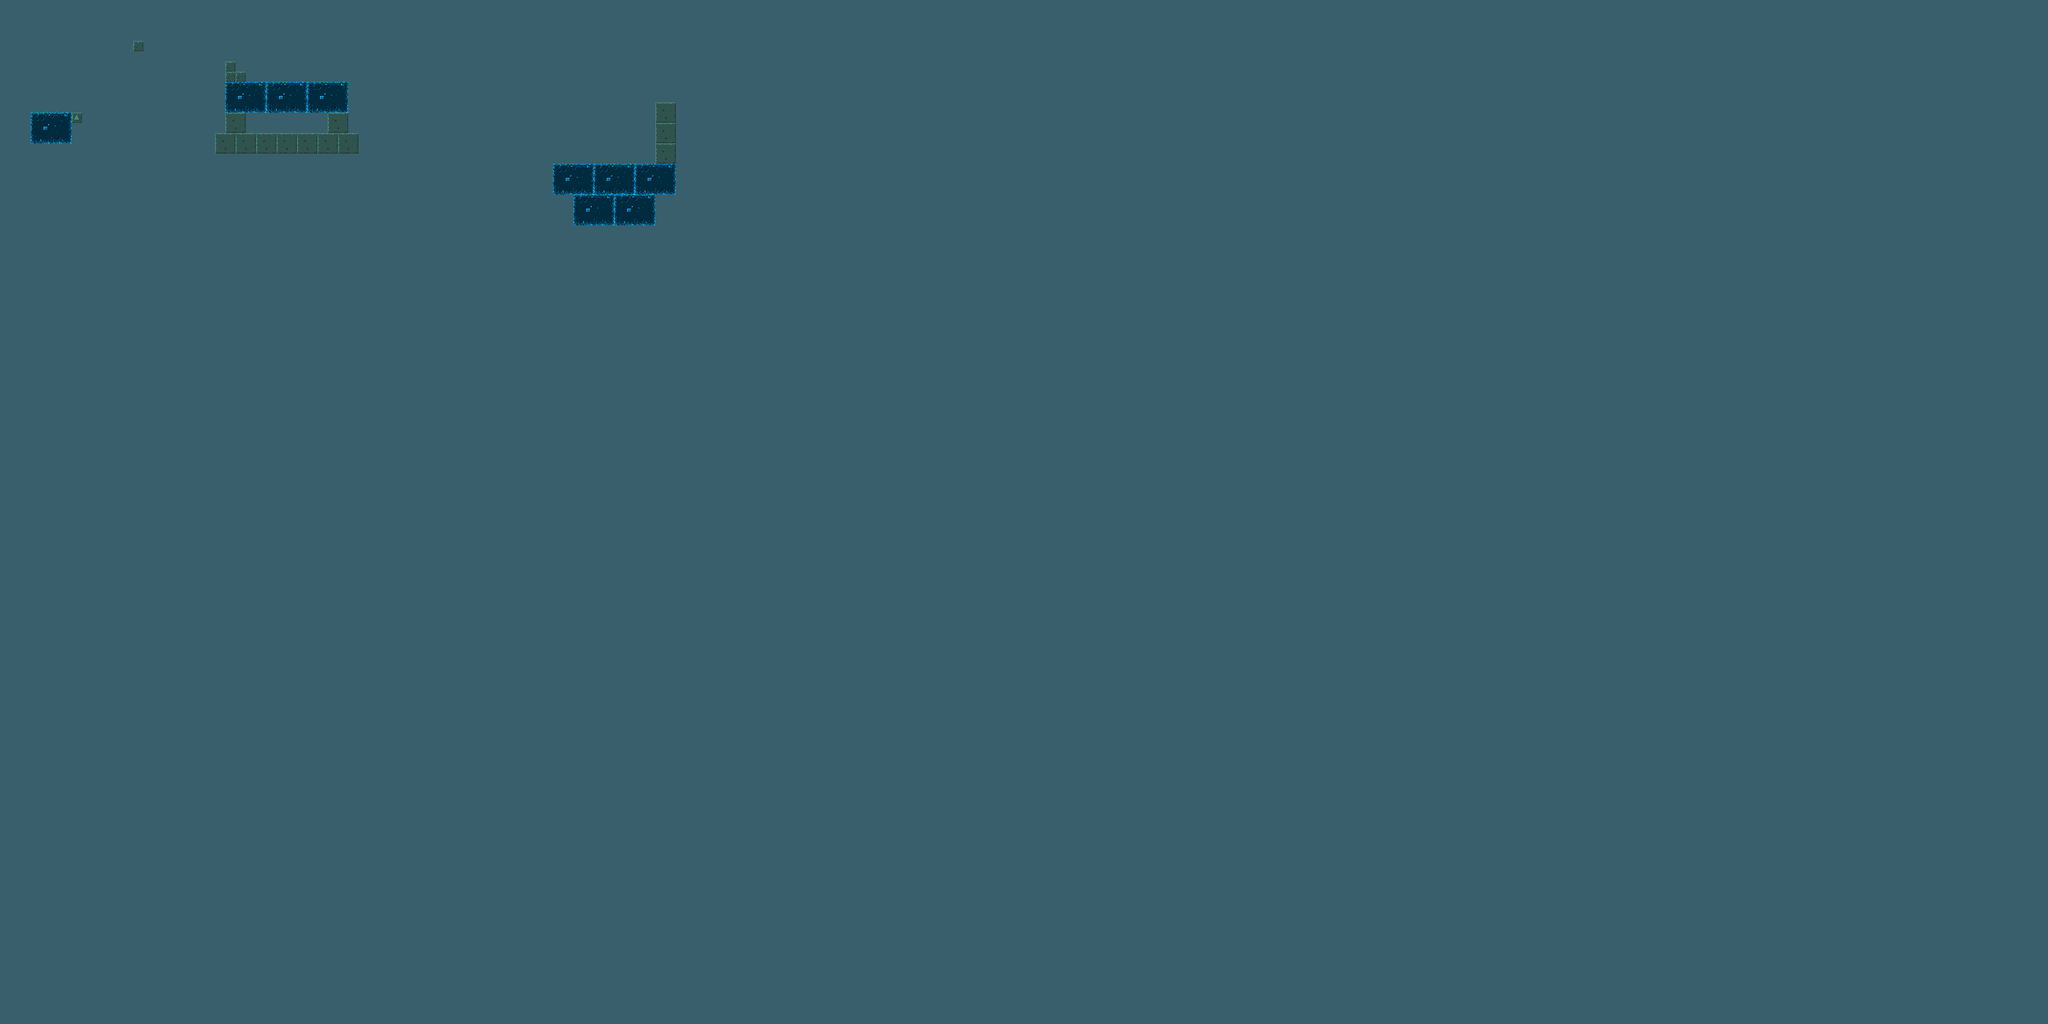

Rendered tile map (Tiled .tmx) drawn with the repository's tilesets; below, a short description and the map source with its tile grids summarised:
An orthogonal 200x100 tile map with 16x16 px tiles, 1 tile layer (Tile Layer 1), 3 tilesets and 4 objects (portal, camera, Flor).

<map version="1.2" tiledversion="2019.02.10" orientation="orthogonal" renderorder="right-up" width="200" height="100" tilewidth="16" tileheight="16" infinite="0" backgroundcolor="#385f6b" nextlayerid="13" nextobjectid="6">
 <tileset firstgid="1" source="../Tilesets/tileset1.tsx" />
 <tileset firstgid="257" source="../Tilesets/tile2blocks.tsx" />
 <tileset firstgid="353" source="../Tilesets/space_merc.tsx" />
 <layer id="12" name="Tile Layer 1" width="200" height="100">
  <data>[20000 cells, 165 non-empty, 19 distinct tile ids]</data>
 </layer>
 <objectgroup id="10" name="ObjectTest">
  <properties>
   <property name="joeee" type="int" value="0" />
  </properties>
  <object id="1" name="intro" type="portal" x="422" y="54" width="87.5" height="69.5" />
  <object id="2" x="423.5" y="56" width="83" height="19">
   <text wrap="1">Hello World</text>
  </object>
  <object id="3" name="main" type="camera" x="956.833" y="247.333">
   <point />
  </object>
  <object id="4" name="Flor" x="48" y="143.5" width="51.5" height="49.5">
   <ellipse />
  </object>
 </objectgroup>
</map>
